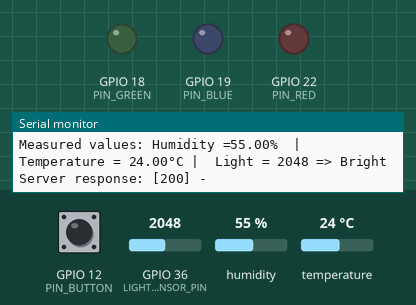
Simulated run of this program. Board: ESP32. Shown: output pins drawn as LEDs (lit = HIGH), the last lines printed to the serial monitor. Dashed ring = blinking. The test bench sets the inputs (shaded band); at power-on: GPIO 12 (PIN_BUTTON) HIGH, GPIO 36 (LIGHT_SENSOR_PIN) = 2048, humidity 55 %, temperature 24 °C. WiFi joins after 1.5 s; servers stay silent unless stated; uploads are accepted with an empty reply.

Above: at 3.2 s.
3.3 s: GPIO 12 (PIN_BUTTON) pulled LOW for 2.6 s
At 4.8 s:
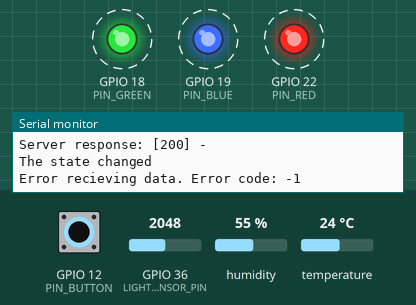
8.9 s: GPIO 36 (LIGHT_SENSOR_PIN) set to 1960
13.2 s: GPIO 36 (LIGHT_SENSOR_PIN) set to 760
Timing chart, 0 to 16.2 s (numbered marks = the images above; inputs shaded):
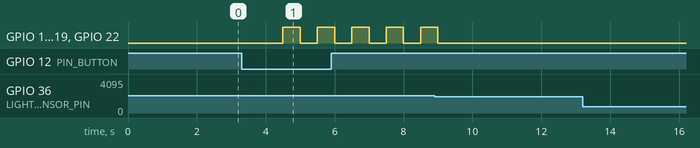

Measured:
- after the input at 3.3 s, GPIO 18 (PIN_GREEN), GPIO 19 (PIN_BLUE), GPIO 22 (PIN_RED): alternates HIGH for 0.50 s and LOW for 0.50 s, starting after 1.2 s

The program:

main.cpp
```cpp
#include <Arduino.h>
#include <DHT.h>
#include <HTTPClient.h>
#include <ArduinoJson.h>
#include "pitches.h"

#define LIGHT_SENSOR_PIN 36 // ESP32 pin GIOP36 (ADC0) - orange cable

#define DHT_SENSOR_PIN  21 // ESP32 pin GIOP21 connected to DHT11 sensor - white cable
#define DHT_SENSOR_TYPE DHT11

#define BUZZZER_PIN  13 // ESP32 pin GIOP15 connected to piezo buzzer - yellow cable

#define PIN_RED    22 // ESP32 pin GIOP22 connected to red LED - red cable
#define PIN_GREEN  18 // ESP32 pin GIOP18 connected to green LED - green cable
#define PIN_BLUE   19 // ESP32 pin GIOP19 connected to blue LED - blue cable

#define PIN_BUTTON  12 // ESP32 pin GIOP5 connected to button - purple cable

// Replace with your network credentials
const char* ssid = "Wifi remi";
const char* password = "remilebg";
const char* serverURL = "http://192.168.43.187:5021";

DHT dht_sensor(DHT_SENSOR_PIN, DHT_SENSOR_TYPE);

int melody[] = {
  NOTE_C4, NOTE_G3, NOTE_G3, NOTE_A3, NOTE_G3, 0, NOTE_B3, NOTE_C4
};
int noteDurations[] = {
  4, 8, 8, 4, 4, 4, 4, 4
};
const int JSON_BUFFER_SIZE = 256;

int lastState = HIGH; // the previous state from the input pin
int currentState;

int caveId;


void setup() {
  Serial.begin(9600);

  // Initialize Wi-Fi
  WiFi.begin(ssid, password);
  while (WiFi.status() != WL_CONNECTED) {
    delay(1000);
    Serial.println("Connecting to WiFi...");
  }
  Serial.print("Connected to WiFi! IP address:");
  Serial.println(WiFi.localIP());

  dht_sensor.begin(); // initialize the DHT sensor
  pinMode(PIN_RED, OUTPUT); // initialize the red LED
  pinMode(PIN_GREEN, OUTPUT); // initialize the green LED
  pinMode(PIN_BLUE, OUTPUT);  // initialize the blue LED
  pinMode(PIN_BUTTON, INPUT_PULLUP);

}


void printValues(float humi, float temp, int ligth) {
  // check whether the reading is successful or not
  if ( isnan(temp) || isnan(humi)) {
    Serial.println("Failed to read from DHT sensor!");
  } else {
    Serial.print("Measured values: Humidity =");
    Serial.print(humi);
    Serial.print("%");
    Serial.print("  |  ");
    Serial.print("Temperature = ");
    Serial.print(temp);
    Serial.print("°C |  ");
  }

  Serial.print("Light = ");
  Serial.print(ligth);  // the raw analog reading
  if (ligth < 40) {   // We'll have a few threshholds, qualitatively determined
    Serial.println(" => Dark");
  } else if (ligth < 800) {
    Serial.println(" => Dim");
  } else if (ligth < 2000) {
    Serial.println(" => Light");
  } else if (ligth < 3200) {
    Serial.println(" => Bright");
  } else {
    Serial.println(" => Very bright");
  }

}


void setColor(int R, int G, int B) {
  // turns on/off the LED as requested by the server
  digitalWrite(PIN_RED, R);
  digitalWrite(PIN_GREEN, G);
  digitalWrite(PIN_BLUE, B);
}

void playSound(bool alert) {
  if (alert) {
    for (int thisNote = 0; thisNote < 8; thisNote++) {
      int noteDuration = 1000 / noteDurations[thisNote];
      tone(BUZZZER_PIN, melody[thisNote], noteDuration);

      int pauseBetweenNotes = noteDuration * 1.30;
      delay(pauseBetweenNotes);
      noTone(BUZZZER_PIN);
    }
  }
}

void sendDataToServer(float temperature, float humidity, int light) {
  if (WiFi.status() != WL_CONNECTED) {
    Serial.println("Not connected to WiFi. Cannot communicate data.");
  }


  //build JSON of the form data
  StaticJsonDocument<JSON_BUFFER_SIZE> doc;
  doc["temperature"] = temperature;
  doc["humidity"] = humidity;
  doc["light"] = light;
  doc["caveId"] = caveId;

  // Initialize the HTTPClient object
  HTTPClient http;

  // Set the target server and endpoint
  http.begin((serverURL + std::string("/exchange-data")).c_str());

  // Set the content type header
  http.addHeader("Content-Type", "application/json");

  // Send the POST request with the form data
  int httpResponseCode = http.POST(doc.as<String>());

  if (httpResponseCode > 0) {
    String response = http.getString();
    Serial.println("Server response: [" + String(httpResponseCode) + "] - " + response);
    DynamicJsonDocument jsonDoc(JSON_BUFFER_SIZE);
    DeserializationError error = deserializeJson(jsonDoc, response);
    setColor(jsonDoc["red"], jsonDoc["green"], jsonDoc["blue"]); // set the LED color depending on the conditions
    playSound(jsonDoc["alert"]); // play the buzzer if needed
  } else {
    Serial.print("Error recieving data. Error code: ");
    Serial.println(httpResponseCode);
        for (int i = 0; i < 5; i++) { // blink the LED if can't communicate
      setColor(1, 1, 1);
      delay(500);
      setColor(0, 0, 0);
      delay(500);
    }
  }
  // Clean up
  http.end();
}

void getIdFromServer() {
  if (WiFi.status() != WL_CONNECTED) {
    Serial.println("Not connected to WiFi. Cannot communicate data.");
  }

  // Initialize the HTTPClient object
  HTTPClient http;


  // Set the target server
  http.begin((serverURL + std::string("/get-id")).c_str());

  // Send the POST request with the form data
  int httpCode = http.GET();


  if (httpCode > 0) {
    String payload = http.getString();
    Serial.println("Server response: [" + String(httpCode) + "] - " + payload);
    DynamicJsonDocument jsonDoc(JSON_BUFFER_SIZE);
    DeserializationError error = deserializeJson(jsonDoc, payload);
    caveId = jsonDoc["id"];
    Serial.println("Cave ID: " + String(caveId));
  } else {
    Serial.print("Error recieving data. Error code: ");
    Serial.println(httpCode);
        for (int i = 0; i < 5; i++) { // blink the LED if can't communicate
      setColor(1, 1, 1);
      delay(500);
      setColor(0, 0, 0);
      delay(500);
    }
  }
  // Clean up
  http.end();
}


void loop() {
  float humi  = dht_sensor.readHumidity();  // read humidity
  float temp = dht_sensor.readTemperature();  // read temperature in Celsius
  // float temp = dht_sensor.readTemperature(true);  // uncomment and comment above to read temperature in Fahrenheit
  int ligth = analogRead(LIGHT_SENSOR_PIN);  // read the light sensor value

  // print sensor values
  printValues(humi, temp, ligth);

  // comunicate data to server
  sendDataToServer( temp,humi, ligth);
  delay(2000);


  currentState = digitalRead(PIN_BUTTON);

  if(lastState == HIGH && currentState == LOW) {
    Serial.println("The state changed");
    getIdFromServer();
  }

  // save the last state
  lastState = currentState;
}
```

pitches.h
```cpp
/*************************************************
 * Public Constants
 *************************************************/

#define NOTE_B0  31
#define NOTE_C1  33
#define NOTE_CS1 35
#define NOTE_D1  37
#define NOTE_DS1 39
#define NOTE_E1  41
#define NOTE_F1  44
#define NOTE_FS1 46
#define NOTE_G1  49
#define NOTE_GS1 52
#define NOTE_A1  55
#define NOTE_AS1 58
#define NOTE_B1  62
#define NOTE_C2  65
#define NOTE_CS2 69
#define NOTE_D2  73
#define NOTE_DS2 78
#define NOTE_E2  82
#define NOTE_F2  87
#define NOTE_FS2 93
#define NOTE_G2  98
#define NOTE_GS2 104
#define NOTE_A2  110
#define NOTE_AS2 117
#define NOTE_B2  123
#define NOTE_C3  131
#define NOTE_CS3 139
#define NOTE_D3  147
#define NOTE_DS3 156
#define NOTE_E3  165
#define NOTE_F3  175
#define NOTE_FS3 185
#define NOTE_G3  196
#define NOTE_GS3 208
#define NOTE_A3  220
#define NOTE_AS3 233
#define NOTE_B3  247
#define NOTE_C4  262
#define NOTE_CS4 277
#define NOTE_D4  294
#define NOTE_DS4 311
#define NOTE_E4  330
#define NOTE_F4  349
#define NOTE_FS4 370
#define NOTE_G4  392
#define NOTE_GS4 415
#define NOTE_A4  440
#define NOTE_AS4 466
#define NOTE_B4  494
#define NOTE_C5  523
#define NOTE_CS5 554
#define NOTE_D5  587
#define NOTE_DS5 622
#define NOTE_E5  659
#define NOTE_F5  698
#define NOTE_FS5 740
#define NOTE_G5  784
#define NOTE_GS5 831
#define NOTE_A5  880
#define NOTE_AS5 932
#define NOTE_B5  988
#define NOTE_C6  1047
#define NOTE_CS6 1109
#define NOTE_D6  1175
#define NOTE_DS6 1245
#define NOTE_E6  1319
#define NOTE_F6  1397
#define NOTE_FS6 1480
#define NOTE_G6  1568
#define NOTE_GS6 1661
#define NOTE_A6  1760
#define NOTE_AS6 1865
#define NOTE_B6  1976
#define NOTE_C7  2093
#define NOTE_CS7 2217
#define NOTE_D7  2349
#define NOTE_DS7 2489
#define NOTE_E7  2637
#define NOTE_F7  2794
#define NOTE_FS7 2960
#define NOTE_G7  3136
#define NOTE_GS7 3322
#define NOTE_A7  3520
#define NOTE_AS7 3729
#define NOTE_B7  3951
#define NOTE_C8  4186
#define NOTE_CS8 4435
#define NOTE_D8  4699
#define NOTE_DS8 4978
```
